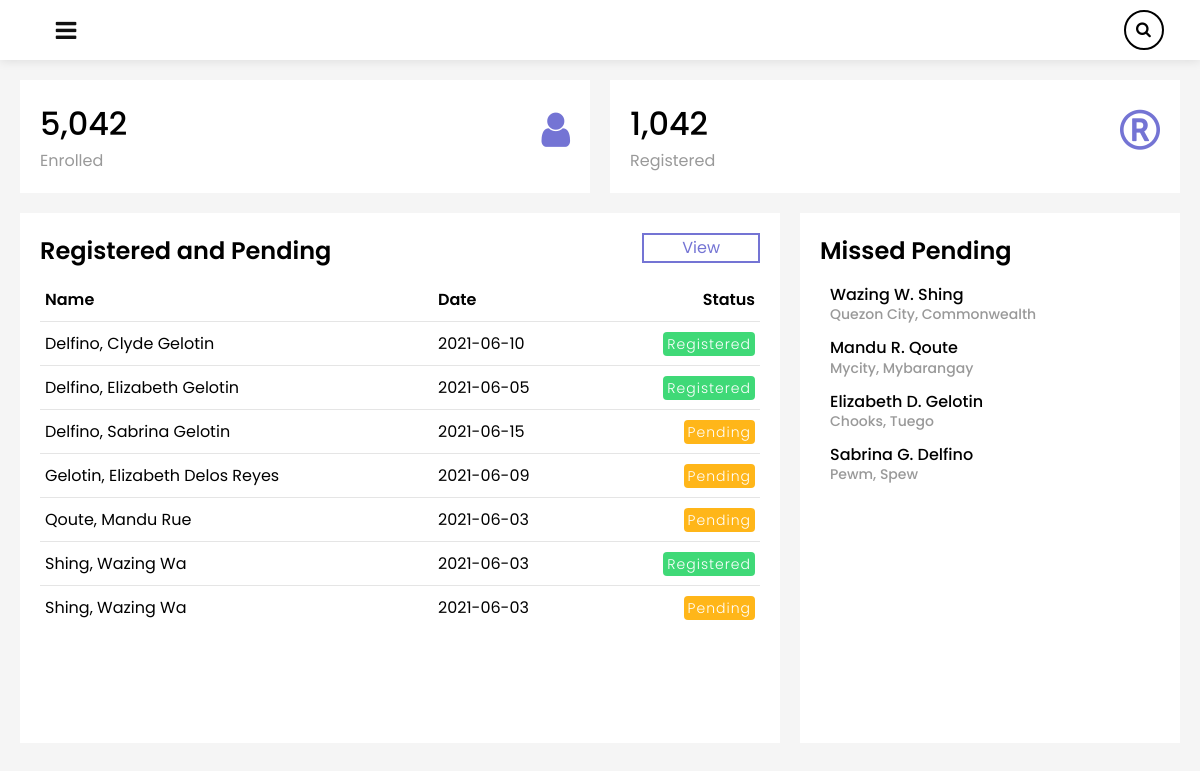
Page /static/php/dashboard.php (signed in) on the committed database.
### tables this page shows
CREATE TABLE `students` (
  `database_id` int(255) NOT NULL,
  `student_lastname` varchar(255) NOT NULL,
  `student_firstname` varchar(255) NOT NULL,
  `student_middlename` varchar(255) NOT NULL,
  `student_email` varchar(255) NOT NULL,
  `student_phone` varchar(255) NOT NULL,
  `student_brgy` varchar(255) NOT NULL,
  `student_city` varchar(255) NOT NULL,
  `student_status` varchar(255) NOT NULL,
  `register_date` date NOT NULL
);

### static/php/include/_autoloader.inc.php (called while the page is built, shortened)
<?php
spl_autoload_register(function ($className) {
   $url = $_SERVER["PHP_SELF"];
   $pathPrefix = "static/php/class/";
   $pathExt = ".class.php";
   if (preg_match("(php/)", $url)) {
      $pathPrefix = "class/";
   }
   $path = $pathPrefix . $className . $pathExt;
});

### static/php/class/dbconn.class.php (called while the page is built)
<?php
class DbConn {
   private $host = "localhost";
   private $user = "root";
   private $password = "";
   private $database = "school_registration";
   protected function conn() {
      $dsn = "mysql:host=" . $this->host . ";dbname=" . $this->database;
      $pdo = new PDO($dsn, $this->user, $this->password);
      $pdo->setAttribute(PDO::ATTR_DEFAULT_FETCH_MODE, PDO::FETCH_ASSOC);
      return $pdo;
   }
}

### static/php/class/StudentsView.class.php (called while the page is built, shortened)
<?php
class StudentsView extends DbConn {
   protected function getStudents($limit) {
      $sql = "SELECT * FROM students ORDER BY student_lastname, student_firstname, student_middlename ASC";
      if ($limit) {
         $sql = "SELECT * FROM students WHERE student_status = 'pending' ORDER BY register_date ASC LIMIT 10";
      }
      $stmt = $this->conn()->query($sql);
      return $stmt->fetchAll();
   }
}

### static/php/class/students.class.php (called while the page is built, shortened)
<?php
class Students extends StudentsView {
   public function showStudents($filter, $limit) {
      return $this->getStudents($limit);
   }
}

### static/php/dashboard.php (the view, shortened to what this page needs)
<?php
include_once "include/_autoloader.inc.php";
include_once "include/header.inc.php";
?>
<link rel="stylesheet" type="text/css" href="../css/dashboard.css">
<link rel="stylesheet" href="https://cdnjs.cloudflare.com/ajax/libs/font-awesome/4.7.0/css/font-awesome.min.css">
</head>
<body>
   <main class="container">
      <div class="main">
         <div class="topbar">
            <div class="toggle" id="toggler"></div>
            <form class="search">
               <i class="fa fa-search" aria-hidden="true"></i>
               <input type="text" name="filter" placeholder="Search here">
            </form>
         </div>
         <div class="cardBox">
            <div class="card">
               <div>
                  <div class="numbers">5,042</div>
                  <div class="cardName">Enrolled</div>
               </div>
               <div class="iconBox">
                  <i class="fa fa-user" aria-hidden="true"></i>
               </div>
            </div>
            <div class="card">
               <div>
                  <div class="numbers">1,042</div>
                  <div class="cardName">Registered</div>
               </div>
               <div class="iconBox">
                  <i class="fa fa-registered" aria-hidden="true"></i>
               </div>
            </div>
         </div>
         <div class="details">
            <div class="student">
               <div class="cardnav">
                  <h2>Registered and Pending</h2>
                  <div class="dropdown">
                     <label>View</label>
                  </div>
               </div>
               <table>
                  <thead>
                     <tr>
                        <td>Name</td>
                        <td>Date</td>
                        <td>Status</td>
                     </tr>
                  </thead>
                  <tbody>
                     <?php
                     $students = new Students();
                     $showStudents = isset($_GET["filter"]) ? $students->showStudents($_GET["filter"], false) : $students->showStudents("", false);
                     ?>
                     <?php
                     foreach ($showStudents as $student) :
                     ?>
                     <tr>
                        <td>
                           <?php echo $student["student_lastname"] . ", " . $student["student_firstname"] . " " . $student["student_middlename"] ?>
                        </td>
                        <td><?php echo $student["register_date"] ?></td>
                        <?php if ($student["student_status"] === "registered") : ?>
                        <td><span class="status registered">Registered</span></td>
                        <?php else : ?>
                        <td><span class="status pending">Pending</span></td>
                        <?php endif ?>
                     </tr>
                     <?php endforeach ?>
                  </tbody>
               </table>
            </div>
            <div class="recentRegistered">
               <div class="cardnav">
                  <h2>Missed Pending</h2>
               </div>
               <table>
                  <tbody>
                     <?php
                     $recents = new Students();
                     $recentRegs = $recents->showStudents("", true);
                     foreach ($recentRegs as $recent) :
                     ?>
                     <tr>
                        <td>
                           <h4>
                              <?php echo $recent["student_firstname"] . " " . substr($recent["student_middlename"], 0, 1) . ". " . $recent["student_lastname"] ?><br>
                              <span><?php echo $recent["student_city"] . ", " . $recent["student_brgy"] ?></span>
                           </h4>
                        </td>
                     </tr>
                     <?php endforeach ?>
                  </tbody>
               </table>
            </div>
         </div>
      </div>
   </main>
</body>
</html>

### static/php/include/header.inc.php (shortened to what this page needs)
<!DOCTYPE html>
<html lang="en">
<head>
   <link rel="stylesheet" href="../css/utilities.css">

### static/css/utilities.css (style rules this page uses)
:root { --clr-main: #7474d4; --clr-main-s1-t: #6060ae; --clr-main-s: #33184b; --clr-main-s2: #452164; --clr-green: #3fd977; --clr-yellow: #ffb619; --clr-red: rgb(253, 164, 164); --clr-red-s: rgb(248, 28, 28); --clr-body: #f5f5f5; }

### static/css/dashboard.css (style rules this page uses)
* { margin: 0; padding: 0; box-sizing: border-box; font-family: "Poppins", sans-serif; }
body { overflow-x: hidden; }
tr { transition: background 100ms ease; text-transform: capitalize; }
.container { position: relative; width: 100%; }
.main, .topbar { transition: 0.5s; }
.main { position: absolute; width: calc(100% - 300px); left: 300px; min-height: 100vh; background: var(--clr-body); }
.topbar { width: 100%; background: #fff; height: 60px; padding: 10px 3vw; display: flex; justify-content: space-between; align-items: center; position: sticky; top: 0; z-index: 100; box-shadow: 0 1px 10px rgba(0, 0, 0, 0.1); margin-left: auto; }
.toggle { position: relative; width: 60px; height: 60px; cursor: pointer; }
.toggle::before { content: "\f0c9"; font-family: fontAwesome; position: absolute; width: 100%; height: 100%; line-height: 60px; font-size: 24px; text-align: center; color: #111; }
.search { position: relative; height: 40px; width: 40px; border: 2px solid rgb(0, 0, 0); border-radius: 40px; transition: width 350ms ease-in; cursor: pointer; }
.search input { width: 100%; height: 100%; border-radius: 40px; padding-left: 35px; outline: none; border: transparent; background: transparent; cursor: pointer; }
.search .fa { position: absolute; left: 10px; line-height: 35px; pointer-events: none; }
.cardBox { position: relative; width: 100%; padding: 20px; display: grid; grid-template-columns: repeat(2, 1fr); grid-gap: 20px; }
.cardBox .card { position: relative; background: #fff; padding: 20px; display: flex; justify-content: space-between; cursor: pointer; }
.cardBox .card .numbers { position: relative; font-size: 2em; font-weight: 500; }
.cardBox .card .cardName { color: #999; }
.cardBox .card .iconBox { font-size: 2.5em; color: var(--clr-main); }
.details { position: relative; width: 100%; padding: 20px; padding-top: 0; display: grid; grid-gap: 20px; grid-template-columns: 2fr 1fr; }
.details .student { position: relative; min-height: 530px; background: #fff; padding: 20px; }
.cardnav { display: flex; justify-content: space-between; align-items: flex-start; }
.cardnav h2 { font-weight: 600; }
.cardnav .dropdown { position: relative; height: 30px; padding: 0px 40px; box-shadow: inset 0 0 0 2px var(--clr-main); text-align: center; line-height: 30px; z-index: 10; color: var(--clr-main); }
.details table { width: 100%; border-collapse: collapse; margin-top: 10px; }
.details table thead td { font-weight: 600; text-transform: capitalize; }
.details .student table tr { border-bottom: 1px solid rgba(0, 0, 0, 0.1); cursor: pointer; }
.details .student table thead tr { pointer-events: none; }
.details .student table tbody tr:last-child { border-bottom: none; }
.details .student table tr td { padding: 9px 5px; }
.details .student table thead tr td:last-child, .details .student table tbody tr td:last-child { text-align: right; }
.status { position: relative; padding: 2px 4px; color: #fff; border-radius: 4px; font-size: 14px; font-weight: 300; letter-spacing: 1px; }
.registered { background: var(--clr-green); }
.pending { background: var(--clr-yellow); }
.details .recentRegistered { position: relative; min-height: 530px; background: #fff; padding: 20px; }
.details .recentRegistered table tr td h4 span { font-size: 14px; color: #999; }
.details .recentRegistered table tr td { padding: 7px 10px; cursor: pointer; }
.details .recentRegistered table tr td h4 { font-size: 16px; font-weight: 500; line-height: 1.2em; }
@media (max-width: 1290px) { .main { width: 100%; left: 0; } }
@media (max-width: 1290px) { .cardBox { grid-template-columns: repeat(2, 1fr); } }

### rows in the picture
students: student_lastname "Delfino", student_firstname "Clyde", student_middlename "Gelotin", register_date "2021-06-10", student_status "Registered"
students: student_lastname "Delfino", student_firstname "Elizabeth", student_middlename "Gelotin", register_date "2021-06-05", student_status "Registered"
students: student_lastname "Delfino", student_firstname "Sabrina", student_middlename "Gelotin", register_date "2021-06-15", student_status "Pending", student_middlename "G", student_city "Pewm", student_brgy "Spew"
students: student_lastname "Gelotin", student_firstname "Elizabeth", student_middlename "Delos Reyes", register_date "2021-06-09", student_status "Pending", student_middlename "D", student_city "Chooks", student_brgy "Tuego"
students: student_lastname "Qoute", student_firstname "Mandu", student_middlename "Rue", register_date "2021-06-03", student_status "Pending", student_middlename "R", student_city "Mycity", student_brgy "Mybarangay"
students: student_lastname "Shing", student_firstname "Wazing", student_middlename "Wa", register_date "2021-06-03", student_status "Registered"
students: student_lastname "Shing", student_firstname "Wazing", student_middlename "Wa", register_date "2021-06-03", student_status "Pending", student_middlename "W", student_city "Quezon City", student_brgy "Commonwealth"
